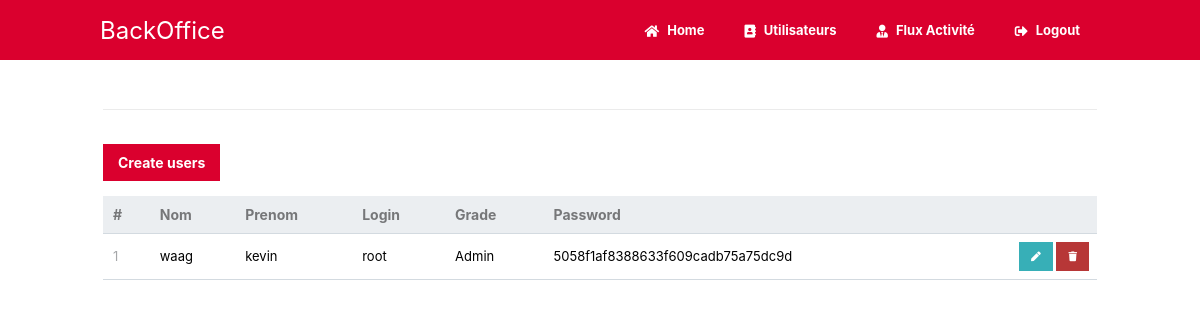
Page /backoffice/admin/modules/users/php/show.php on the committed database.
### tables this page shows
CREATE TABLE `utilisateurs` (
  `id` int(11) NOT NULL,
  `nom` varchar(250) NOT NULL,
  `prenom` varchar(250) NOT NULL,
  `login` varchar(250) NOT NULL,
  `Grade` varchar(250) NOT NULL,
  `pass` varchar(250) NOT NULL
);

### backoffice/admin/modules/users/php/show.php (the view, shortened to what this page needs)
<?php
include '../../connect.php';
$pdo = pdo_connect_mysql();
$page = isset($_GET['page']) && is_numeric($_GET['page']) ? (int)$_GET['page'] : 1;
$records_per_page = 5;
$stmt = $pdo->prepare('SELECT * FROM utilisateurs ORDER BY id LIMIT :current_page, :record_per_page');
$stmt->bindValue(':current_page', ($page - 1) * $records_per_page, PDO::PARAM_INT);
$stmt->bindValue(':record_per_page', $records_per_page, PDO::PARAM_INT);
$stmt->execute();
$users = $stmt->fetchAll(PDO::FETCH_ASSOC);
?>
<?= module_header('Users') ?>
<div class="content read">
    <h2>Users</h2>
    <a href="create.php" class="create-contact">Create users</a>
    <table>
        <thead>
            <tr>
                <td>#</td>
                <td>Nom</td>
                <td>Prenom</td>
                <td>Login</td>
                <td>Grade</td>
                <td>Password</td>
                <td></td>
            </tr>
        </thead>
        <tbody>
            <?php foreach ($users as $users) : ?>
                <tr>
                    <td><?= $users['id'] ?></td>
                    <td><?= $users['nom'] ?></td>
                    <td><?= $users['prenom'] ?></td>
                    <td><?= $users['login'] ?></td>
                    <td><?= $users['Grade'] ?></td>
                    <td><?= $users['pass'] ?></td>
                    <td class="actions">
                        <a href="./update.php?id=<?= $users['id'] ?>" class="edit"><i class="fas fa-pen fa-xs"></i></a>
                        <a href="./delete.php?id=<?= $users['id'] ?>" class="trash"><i class="fas fa-trash fa-xs"></i></a>
                    </td>
                </tr>
            <?php endforeach; ?>
        </tbody>
    </table>
</div>
<?= module_footer() ?>

### backoffice/admin/css/style.css (style rules this page uses)
* { box-sizing: border-box; font-family: -apple-system, BlinkMacSystemFont, "segoe ui", roboto, oxygen, ubuntu, cantarell, "fira sans", "droid sans", "helvetica neue", Arial, sans-serif; font-size: 13px; -webkit-font-smoothing: antialiased; -moz-osx-font-smoothing: grayscale; }
body { background-color: #ffffff; margin: 0; }
h2 { color: rgb(0, 55, 100); }
.content { width: 1000px; margin: 0 auto; padding: 5px 3px; }
.content h2 { font-size: 22px; border-bottom: 1px solid #ebebeb; color: #ffffff; }
.read .create-contact { display: inline-block; text-decoration: none; background-color: #da002e; font-weight: bold; font-size: 14px; color: #FFFFFF; padding: 10px 15px; margin: 15px 0; }
.read table { width: 100%; padding-top: 30px; border-collapse: collapse; }
.read table thead { background-color: #ebeef1; border-bottom: 1px solid #d3dae0; }
.read table thead td { padding: 10px; font-weight: bold; color: #767779; font-size: 14px; }
.read table tbody tr { border-bottom: 1px solid #d3dae0; }
.read table tbody tr td { padding: 10px; }
.read table tbody tr td:nth-child(1) { color: #a5a7a9; }
.read table tbody tr td.actions { padding: 8px; text-align: right; }
.read table tbody tr td.actions .edit, .read table tbody tr td.actions .trash { display: inline-flex; text-align: right; text-decoration: none; color: #FFFFFF; padding: 10px 12px; }
.read table tbody tr td.actions .trash { background-color: #b73737; }
.read table tbody tr td.actions .edit { background-color: #37afb7; }

### rows in the picture
utilisateurs: id "1", nom "waag", prenom "kevin", login "root", Grade "Admin", pass "5058f1af8388633f609cadb75a75dc9d"
